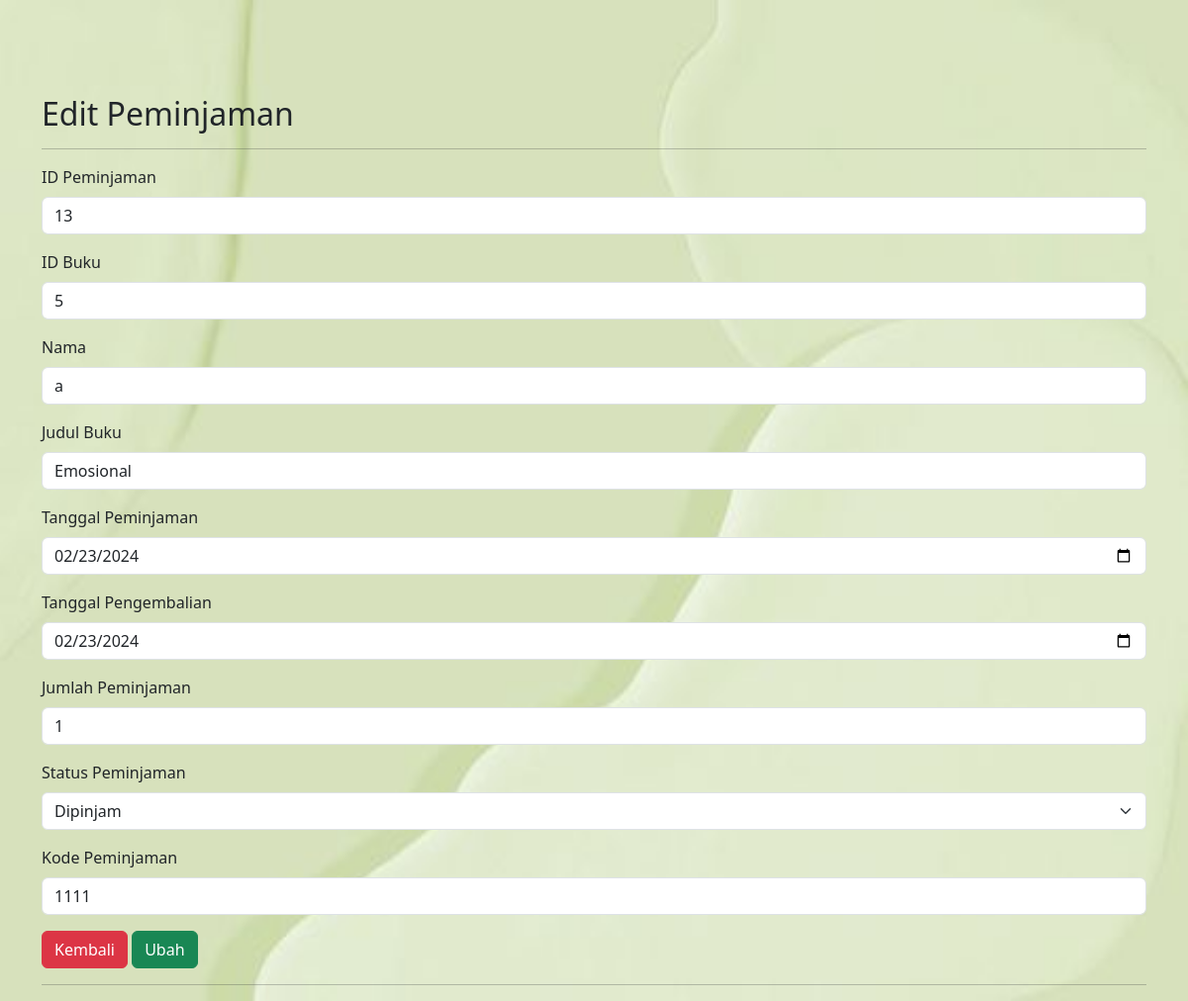
/petugas/edit_peminjaman.php?idp=13, run on the app's committed database.
### tables this page shows
CREATE TABLE `peminjaman` (
  `IDpeminjaman` int(11) NOT NULL,
  `IDuser` int(11) NOT NULL,
  `IDbuku` int(11) NOT NULL,
  `nama` varchar(255) NOT NULL,
  `judul` varchar(255) NOT NULL,
  `tgl_peminjaman` date NOT NULL,
  `tgl_pengembalian` date NOT NULL,
  `jumlah_peminjaman` int(11) NOT NULL,
  `status_peminjaman` enum('dipinjam','dikembalikan') NOT NULL,
  `kode_pinjam` varchar(11) NOT NULL
);

### petugas/edit_peminjaman.php (the view, shortened to what this page needs)
<!DOCTYPE html>
<html lang="en">
<head>
    <link href="https://cdn.jsdelivr.net/npm/bootstrap@5.3.2/dist/css/bootstrap.min.css" rel="stylesheet">
</head>
<body>
<div class="container" style="margin-top: 5rem;">
    <div class="card-transparant">
        <div class="row">
            <?php
            include '../koneksi.php';
            if(isset($_GET['idp'])){
                $id = $_GET['idp'];
                $query = mysqli_query($koneksi, "SELECT * FROM peminjaman WHERE IDpeminjaman='$id'");
                $result = mysqli_fetch_array($query);
            } else {
                die("Error, Data Tidak Ditemukan");
            }
            ?>
            <div class="col" style="margin-top: 1rem;">
                <h2>Edit Peminjaman</h2>
                <form action="aksi_edit_peminjaman.php" method="POST" enctype="multipart/form-data">
                    <hr>
                    <div class="mb-3">
                        <label for="exampleInputEmail1" class="form-label">ID Peminjaman</label>
                        <input type="text" name="IDpeminjaman" class="form-control" required value="<?php echo $result['IDpeminjaman']; ?>">
                    </div>
                    <div class="mb-3">
                        <label for="exampleInputEmail1" class="form-label">ID Buku</label>
                        <input type="text" name="IDbuku" class="form-control" required value="<?php echo $result['IDbuku']; ?>">
                    </div>
                    <div class="mb-3">
                        <label for="exampleInputEmail1" class="form-label">Nama</label>
                        <input type="text" name="nama" class="form-control" required value="<?php echo $result['nama']; ?>">
                    </div>
                    <div class="mb-3">
                        <label for="exampleInputEmail1" class="form-label">Judul Buku</label>
                        <input type="text" name="judul" class="form-control" required value="<?php echo $result['judul']; ?>">
                    </div>
                    <div class="mb-3">
                        <label for="exampleInputEmail1" class="form-label">Tanggal Peminjaman</label>
                        <input type="date" name="tgl_peminjaman" class="form-control" required value="<?php echo $result['tgl_peminjaman']; ?>">
                    </div>
                    <div class="mb-3">
                        <label for="exampleInputEmail1" class="form-label">Tanggal Pengembalian</label>
                        <input type="date" name="tgl_pengembalian" class="form-control" required value="<?php echo $result['tgl_pengembalian']; ?>">
                    </div>
                    <div class="mb-3">
                        <label for="exampleInputEmail1" class="form-label">Jumlah Peminjaman</label>
                        <input type="text" name="jumlah_peminjaman" class="form-control" required value="<?php echo $result['jumlah_peminjaman']; ?>">
                    </div>
                    <div class="mb-3">
    <label for="exampleInputPassword1" class="form-label">Status Peminjaman</label>
    <select class="form-select" name="status_peminjaman" required>
        <option value="dipinjam" <?php if($result['status_peminjaman'] == "dipinjam") echo "selected"; ?>>Dipinjam</option>
    </select>
</div>
                    <div class="mb-3">
                        <label for="exampleInputEmail1" class="form-label">Kode Peminjaman</label>
                        <input type="text" name="kode_pinjam" class="form-control" required value="<?php echo $result['kode_pinjam']; ?>">
                    </div>
                    <a href="peminjam.php" class="btn btn-danger text-white">Kembali</a>
                    <button type="submit" class="btn btn-success">Ubah</button>
                    <hr>
                </form>
            </div>
        </div>
    </div>
</div>
</body>
</html>

### petugas/edit_peminjaman.php (style rules this page uses)
body { background: url(../img/matcha.jpg) no-repeat fixed; -webkit-background-size: 100% 100%; -moz-background-size: 100% 100%; -o-background-size: 100% 100%; background-size: 100% 100%; }

### data on the page
peminjaman: IDpeminjaman "13", IDbuku "5", nama "a", judul "Emosional", tgl_peminjaman "02/23/2024", tgl_pengembalian "02/23/2024", jumlah_peminjaman "1", status_peminjaman "Dipinjam", kode_pinjam "1111"
